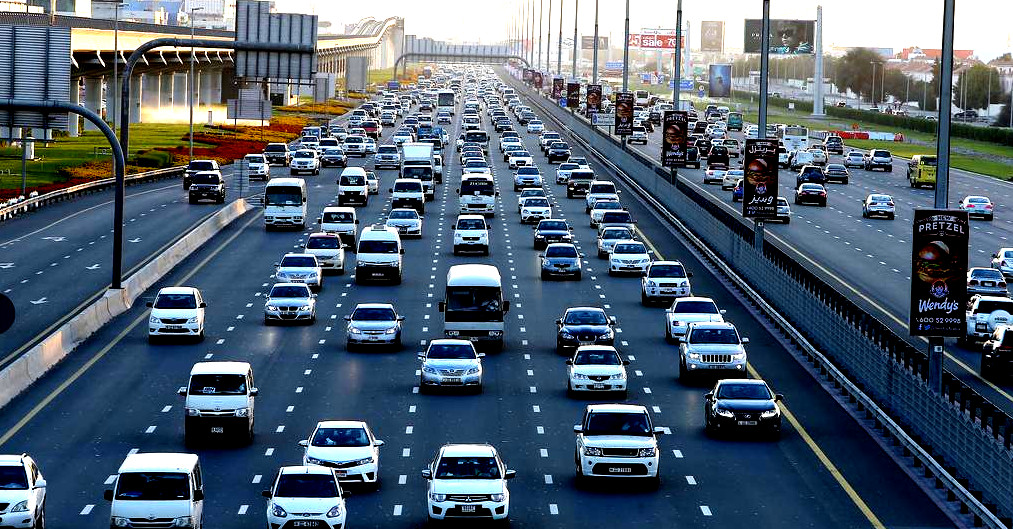
#> input picture images/cars34.jpeg, 1013 x 529 px, found by its file name
$ jupyter execute --allow-errors ObjectDetection.ipynb
#> lines starting #> are read from the running program, lines starting #| are printed output that depends on the picture
[cell 1]
import numpy as np
import os
import cv2
from matplotlib import pyplot as plt

[cell 2]
# initialize the list of class labels MobileNet SSD was trained to
# detect, then generate a set of bounding box colors for each class
Classes = ["background", "aeroplane", "bicycle", "bird", "boat",
"bottle", "bus", "car", "cat", "chair", "cow", "diningtable",
"dog", "horse", "motorbike", "person", "pottedplant", "sheep",
"sofa", "train", "tvmonitor"]
Colors = np.random.uniform(0, 255, size=(len(Classes), 3))

[cell 3]
print("Classes are :\n",Classes)
print("Colors for represented of classes are : \n " ,Colors)

[cell 4]
for path in ['MobileNetSSD_deployprototxt.txt','MobileNetSSD_deploy.caffemodel']:
    print(os.path.exists(path))

[cell 5]
# load our serialized model from disk
#loading a pre-trained Caffe network.
print("[INFO] Loading model...........")
#> (the rest of this cell did not finish here and is left out)

[cell 6]
def detector_model(image_name):
#> called with image_name = 'cars34.jpeg'
    image = cv2.imread(image_name)
#> image is the input picture: shape (529, 1013, 3); mean B, G, R 111.8, 96.1, 80.2
    image= cv2.resize(image, (500, 500))
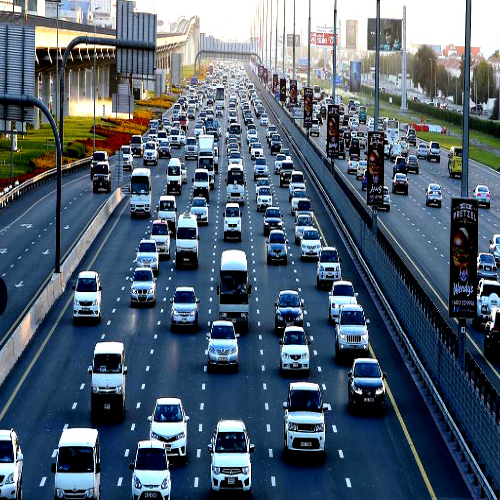
#> image: shape (500, 500, 3); mean B, G, R 111.7, 96, 80.1
    figsize = (8,18)
    plt.figure(figsize=figsize)

    plt.imshow(image)
    #plt.figure.subtitle('test title', fontsize=20)
    (h, w) = image.shape[:2]
#> h = 500; w = 500
    blob = cv2.dnn.blobFromImage(image, 0.007843,(500, 500), 127.5)
    print("[INFO] computing object detections...")
    net.setInput(blob)
    detections = net.forward()

    for i in np.arange(0, detections.shape[2]):
        # extract the confidence (i.e., probability) associated with the
        # prediction
        confidence = detections[0, 0, i, 2]
        # filter out weak detections by ensuring the `confidence` is
        # greater than the minimum confidence
        if confidence > 0.41:
            # extract the index of the class label from the `detections`,
            # then compute the (x, y)-coordinates of the bounding box for
            # the object
            idx = int(detections[0, 0, i, 1])
            box = detections[0, 0, i, 3:7] * np.array([w, h, w, h])
            (startX, startY, endX, endY) = box.astype("int")
            # display the prediction
            label = "{}: {:.2f}%".format(Classes[idx], confidence * 100)
            print("[INFO] {}".format(label))
            cv2.rectangle(image, (startX, startY), (endX, endY),Colors[idx], 2)
            y = startY - 15 if startY - 15 > 15 else startY + 15
            cv2.putText(image, label, (startX, y),cv2.FONT_HERSHEY_SIMPLEX, 0.5, Colors[idx], 2)

     # show the output image
    figsize = (8,18)
    plt.figure(figsize=figsize)

    plt.imshow(image)
    #plt.figure.subtitle('Image After Object Detection',fontsize=20)
    #cv2.imshow("Output", image)
    #cv2.waitKey(0)


$ run again, with images/2cars.jpeg copied over images/cars34.jpeg
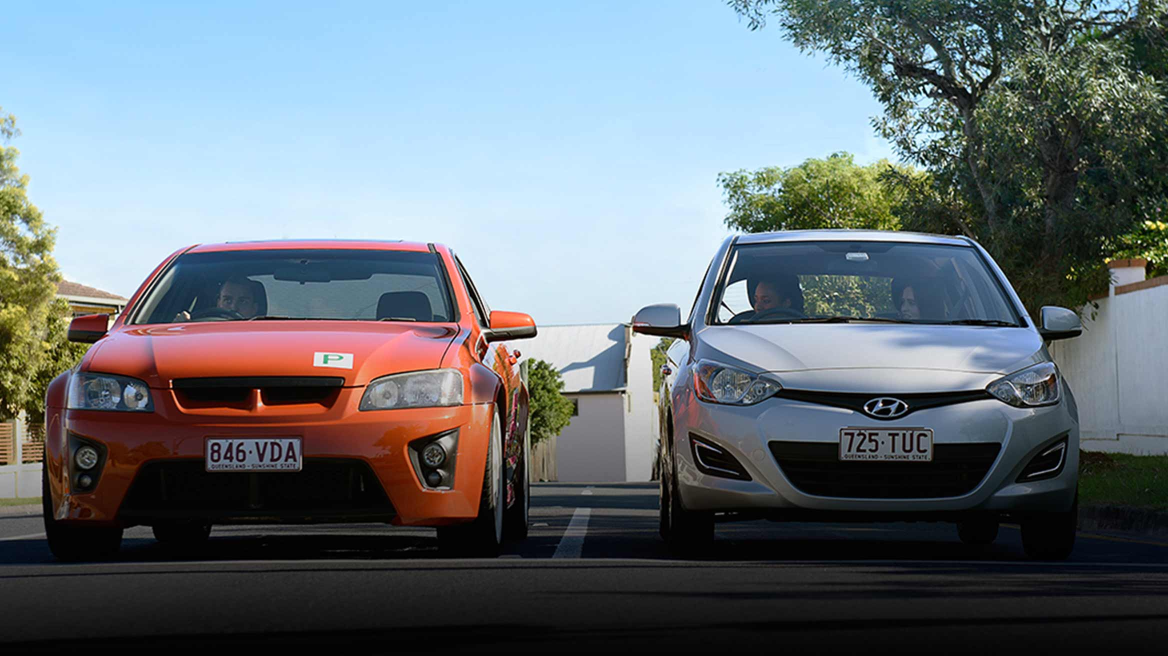
#> input picture images/2cars.jpeg, 2336 x 1312 px, found by its file name (shown at 1/2 size)
#> in detector_model, image is the input picture: shape (1312, 2336, 3); mean B, G, R 118.7, 112.8, 103.7
#> in detector_model, `image= cv2.resize(image, (500, 500))`:
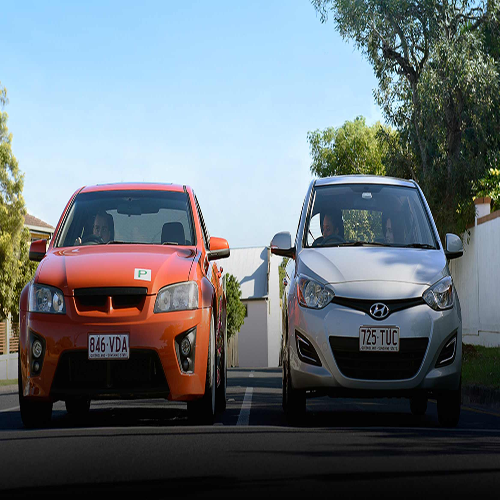
#> image: shape (500, 500, 3); mean B, G, R 118.7, 112.7, 103.6

$ run again, with images/mix.jpeg copied over images/cars34.jpeg
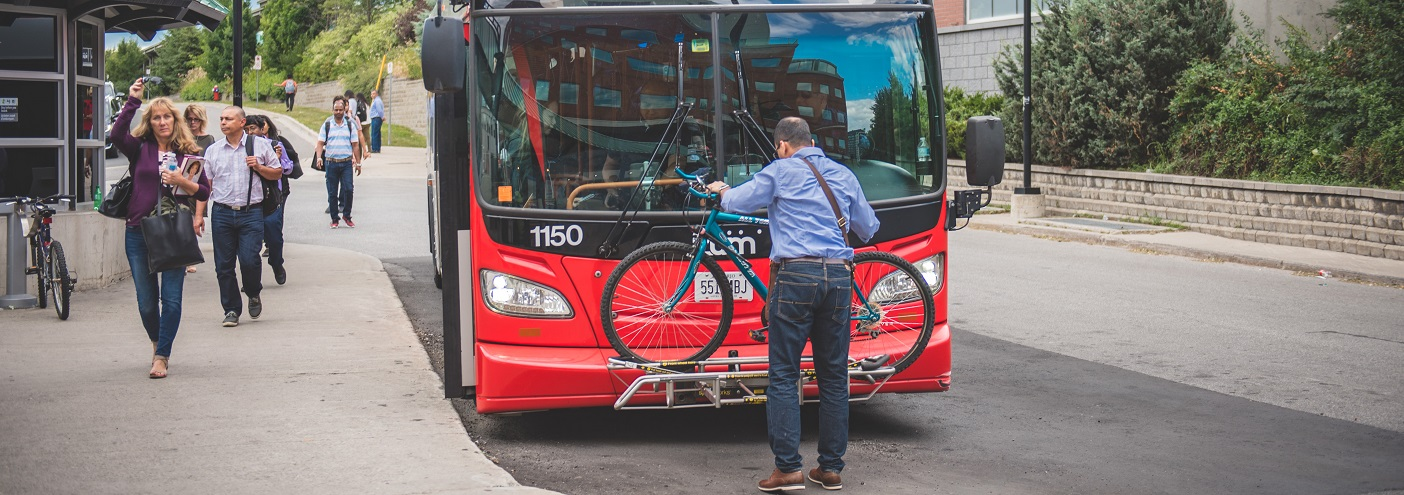
#> input picture images/mix.jpeg, 1404 x 495 px, found by its file name
#> in detector_model, image is the input picture: shape (495, 1404, 3); mean B, G, R 114.6, 117.4, 128.4
#> in detector_model, `image= cv2.resize(image, (500, 500))`:
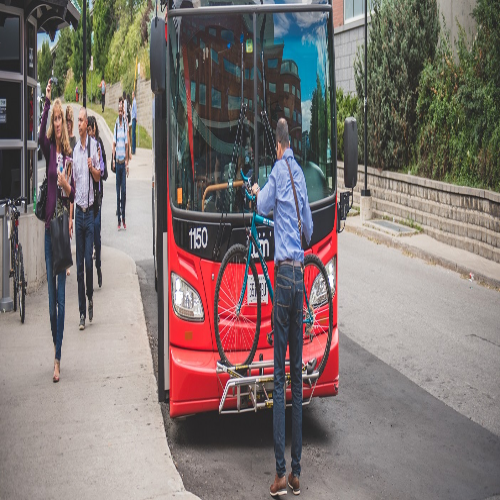
#> image: shape (500, 500, 3); mean B, G, R 114.4, 117.2, 128.3

$ run again, with images/mix_2.jpeg copied over images/cars34.jpeg
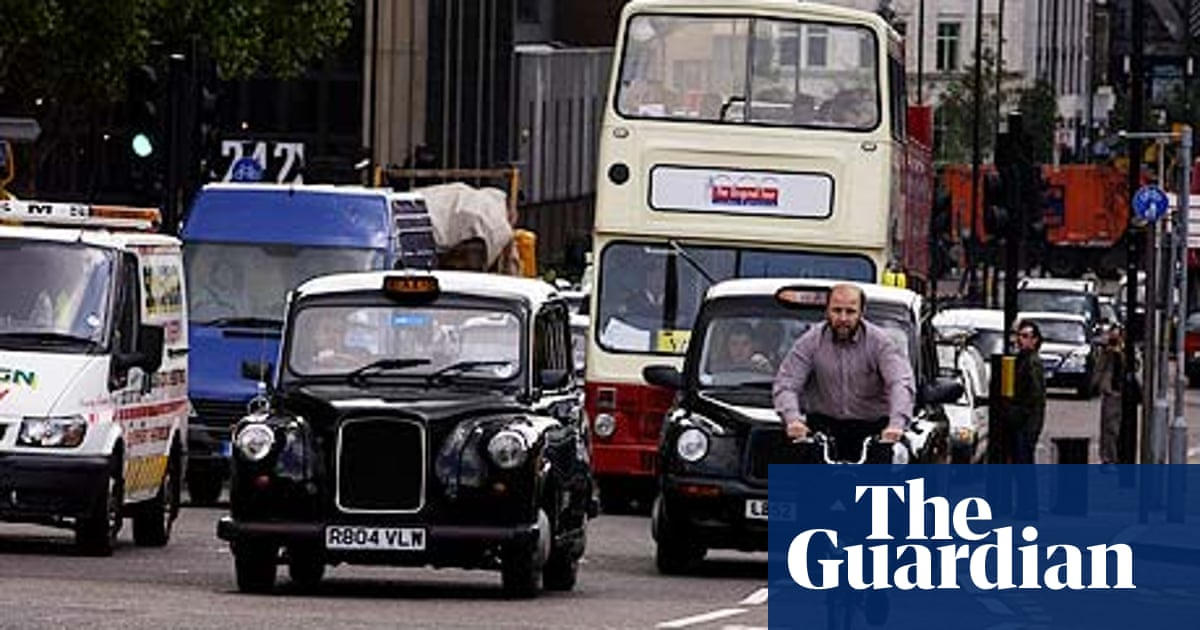
#> input picture images/mix_2.jpeg, 1200 x 630 px, found by its file name
#> in detector_model, image is the input picture: shape (630, 1200, 3); mean B, G, R 83.6, 76.7, 79.3
#> in detector_model, `image= cv2.resize(image, (500, 500))`:
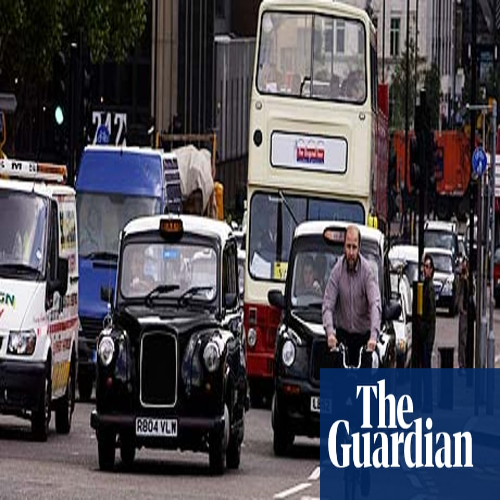
#> image: shape (500, 500, 3); mean B, G, R 83.5, 76.6, 79.2
